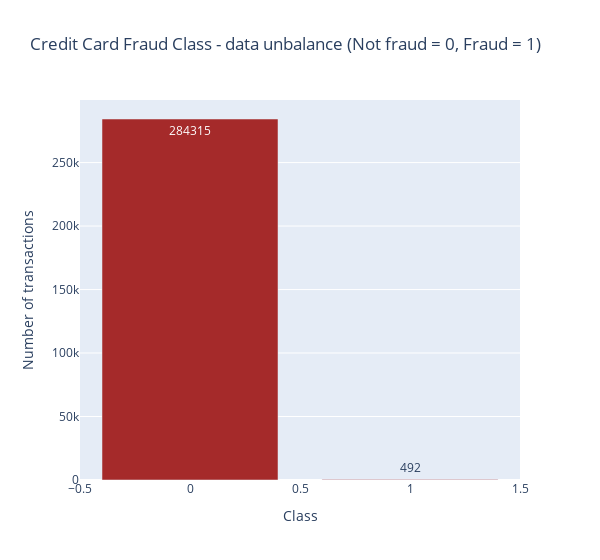

Notebook cell for this chart:
### Markdown cell above
##  <a id='4.3'>Check data imbalance</a>
Let's check data unbalance with respect with target value, i.e. Class

### Code cell
temp = data_df["Class"].value_counts()
df = pd.DataFrame({'Class': temp.index,'values': temp.values})

trace = go.Bar(
    x = df['Class'],y = df['values'],
    name="Credit Card Fraud Class - data unbalance (Not fraud = 0, Fraud = 1)",
    marker=dict(color="Brown"),
    text=df['values']
)
data = [trace]
layout = dict(title = 'Credit Card Fraud Class - data unbalance (Not fraud = 0, Fraud = 1)',
          xaxis = dict(title = 'Class', showticklabels=True), 
          yaxis = dict(title = 'Number of transactions'),
          hovermode = 'closest',width=600
         )
fig = dict(data=data, layout=layout)
iplot(fig, filename='class')

### Figure 1 — Plotly figure (JSON) as saved in the notebook; plotly's stock layout.template omitted (floating-point values rounded to 4 significant figures)
{"data": [{"marker": {"color": "Brown"}, "name": "Credit Card Fraud Class - data unbalance (Not fraud = 0, Fraud = 1)", "text": [284315, 492], "type": "bar", "x": [0, 1], "y": [284315, 492]}], "layout": {"hovermode": "closest", "title": {"text": "Credit Card Fraud Class - data unbalance (Not fraud = 0, Fraud = 1)"}, "width": 600, "xaxis": {"showticklabels": true, "title": {"text": "Class"}}, "yaxis": {"title": {"text": "Number of transactions"}}}}
